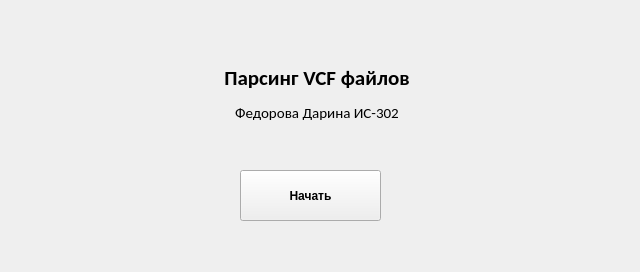
<?xml version="1.0" encoding="UTF-8"?>
<ui version="4.0">
 <class>Form</class>
 <widget class="QWidget" name="Form">
  <property name="geometry">
   <rect>
    <x>0</x>
    <y>0</y>
    <width>640</width>
    <height>272</height>
   </rect>
  </property>
  <property name="windowTitle">
   <string>Form</string>
  </property>
  <widget class="QLabel" name="label_2">
   <property name="enabled">
    <bool>true</bool>
   </property>
   <property name="geometry">
    <rect>
     <x>10</x>
     <y>60</y>
     <width>611</width>
     <height>121</height>
    </rect>
   </property>
   <property name="font">
    <font>
     <family>Calibri</family>
     <pointsize>-1</pointsize>
    </font>
   </property>
   <property name="autoFillBackground">
    <bool>false</bool>
   </property>
   <property name="styleSheet">
    <string notr="true">color: #000000;
font-size: 16px;
padding: 0 10px;
</string>
   </property>
   <property name="text">
    <string>&lt;html&gt;&lt;head/&gt;&lt;body&gt;&lt;p align=&quot;center&quot;&gt;&lt;span style=&quot; font-size:16pt; font-weight:600;&quot;&gt;Парсинг VCF файлов&lt;/span&gt;&lt;/p&gt;&lt;p align=&quot;center&quot;&gt;&lt;span style=&quot; font-size:11pt;&quot;&gt;Федорова Дарина ИС-302&lt;/span&gt;&lt;/p&gt;&lt;p align=&quot;center&quot;&gt;&lt;br/&gt;&lt;/p&gt;&lt;/body&gt;&lt;/html&gt;</string>
   </property>
  </widget>
  <widget class="QPushButton" name="Next">
   <property name="geometry">
    <rect>
     <x>240</x>
     <y>170</y>
     <width>141</width>
     <height>51</height>
    </rect>
   </property>
   <property name="font">
    <font>
     <weight>75</weight>
     <bold>true</bold>
    </font>
   </property>
   <property name="text">
    <string>Начать</string>
   </property>
  </widget>
 </widget>
 <resources/>
 <connections/>
</ui>
